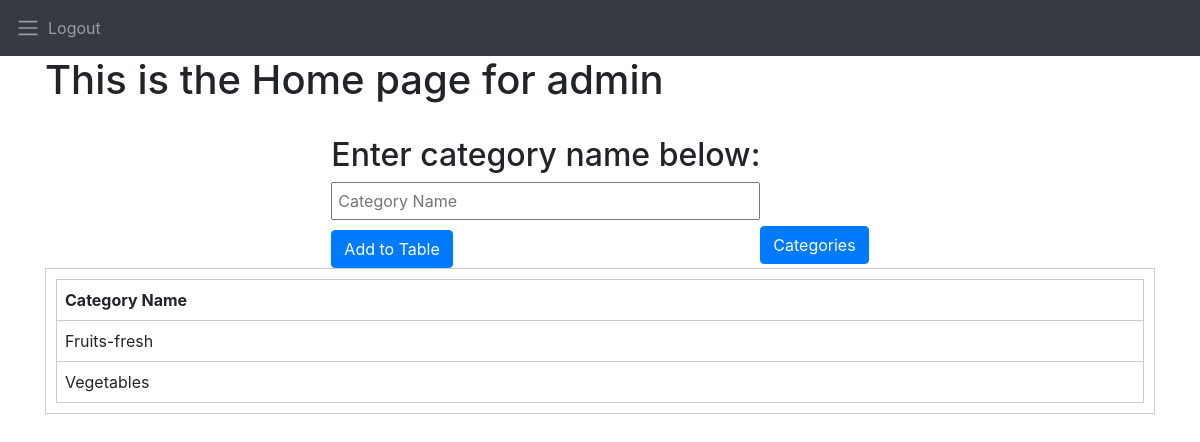
Page /adminhomecategories on the earlier database version.
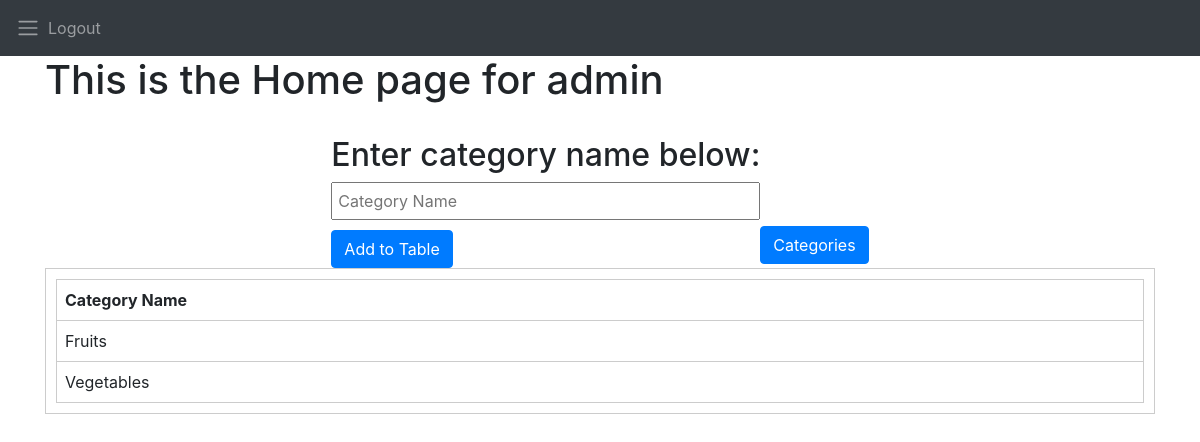
Same page on the later database version.
### GroceryWebapp/models.py (models this page shows)
class Categories(db.Model,UserMixin):
    id=db.Column(db.Integer,primary_key=True)
    cat_name=db.Column(db.String(150),unique=True,nullable=False)
    products = db.relationship('Products', backref='category')

### GroceryWebapp/main.py (the view, shortened to what this page needs)
@main.route("/adminhomecategories", methods=["GET", "POST"])
def adminhomecategories():
    data = Categories.query.all()
    return render_template("home_admin.html", bool=True, data=data)

### GroceryWebapp/templates/home_admin.html (shortened to what this page needs)
{% extends "base.html" %} {% block head %} {{ super() }}
<link rel="stylesheet" href="{{ url_for('static', filename= 'demo.css') }}">
<link rel="stylesheet" href="{{ url_for('static', filename= 'demo2.css') }}">
{% endblock %}
{% block nav %}
<nav class="navbar navbar-expand-lg navbar-dark bg-dark">
    <span class="navbar-toggler-icon"></span>
  <div class="collapse navbar-collapse" id="navbar">
    <div class="navbar-nav">
      <a class="nav-item nav-link" id="home" href="/">Logout</a>
    </div>
  </div>
</nav>
{% endblock %}
{% block content %}
<h1>This is the Home page for admin</h1>
{% if bool==True %}
{% if boolcat==True %}
<h1>List of Categories</h1>
<br>
<div id="table-container">
  <table id="dataTable">
    <tr>
      <th>Category Name</th>
    </tr>
    {% for row in data %}
      <tr>
        <td>{{ row.cat_name }}</td>
        <td>
          <a href="{{ url_for('main.update_category', categories_id=row.id) }}" class="btn btn-primary">Edit</a>
          <a href="{{ url_for('main.delete_category', categories_id=row.id) }}" class="btn btn-danger">Delete</a>
          <a href="{{ url_for('main.add_item', categories_id=row.id) }}" class="btn btn-success">Add Item</a>
          <a href="{{ url_for('main.view_items', categories_id=row.id,type='1')}}" class="btn btn-warning">View Items</a>
        </td>
      </tr>
    {% endfor %}
  </table>
</div>
<form action="/admin-home{{ 'true' if bool1 else 'false' }} " method="post" style="display: flex;justify-content: center;align-items: center;margin-top:20px">
  <button type="submit" class="btn btn-primary">Add New Category</button>
</form>
{% else %}
<br>
<div class="buttonwrap">
<div>
  <h2>Enter category name below:</h2>
  <form action="/adminhomecategories" method="post">
    <input type="text" name="category_name" placeholder="Category Name">
    <button type="submit" class="btn btn-primary">Add to Table</button>
  </form>
</div>
<div>
  <form action="/adminshowcategories" method="post" style="margin-top:90px;">
    <button type="submit" class="btn btn-primary">Categories</button>
  </form>
</div>
</div>
<div id="table-container">
  <table id="dataTable">
    <tr>
      <th>Category Name</th>
    </tr>
    {% for row in data %}
      <tr>
        <td>{{ row.cat_name }}</td>
      </tr>
    {% endfor %}
  </table>
</div>
{% endif %}
{% endif %}
{% endblock %}

### GroceryWebapp/templates/base.html (shortened to what this page needs)
<!DOCTYPE html>
<html>
<head>{% block head %}
  <link rel="stylesheet" href="https://stackpath.bootstrapcdn.com/bootstrap/4.4.1/css/bootstrap.min.css"
 />
  <link rel="stylesheet" href="https://stackpath.bootstrapcdn.com/font-awesome/4.7.0/css/font-awesome.min.css"
 />
  {% endblock %}
</head>
<body>
  {% block nav %}{% endblock %}
  <div class="container">
    {% block content %}
    {% endblock %}
  </div>
</body>

### GroceryWebapp/static/demo2.css (style rules this page uses)
#table-container { border: 1px solid #ccc; padding: 10px; max-height: 300px; overflow-y: scroll; }
table { width: 100%; border-collapse: collapse; }
th, td { padding: 8px; border: 1px solid #ccc; }
input[type="text"] { width: 100%; padding: 5px; margin-bottom: 10px; }
.buttonwrap { display: flex; justify-content:center; }

Differences in the rows shown:
changed Categories: cat_name "Fruits-fresh" → "Fruits"
